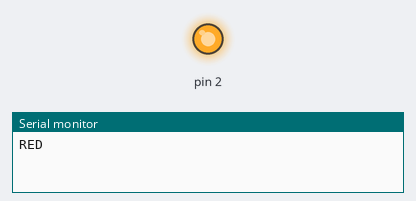
The sketch below on a simulated Arduino Uno, built with avr-gcc and run on an emulated ATmega328P. Parts: output pins drawn as LEDs (lit = HIGH), the last lines printed to the serial monitor. Pins used as bus, display or sensor lines are not drawn.

Above: at 0.2 s.
At 3.5 s:
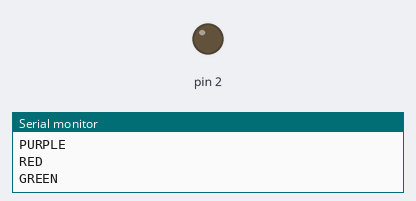
Timing chart, 0 to 5.8 s (numbered marks = the images above):
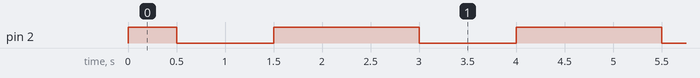

Measured:
- by itself, pin 2: repeats every 2.5 s: LOW 1.0 s, HIGH 1.5 s

The sketch:

hl_x_module_rgb_check.ino
```cpp
// (licence header left out)
// Выводы управления цветовыми каналами
const uint8_t CH_RED_PIN = PC2;
const uint8_t CH_GREEN_PIN = PC1;
const uint8_t CH_BLUE_PIN = PC0;

void setup() {
  // Настройка скорости отладочного порта
  Serial.begin(115200);

  // Настройка выводов цветовых каналов на выход
  pinMode(CH_RED_PIN, OUTPUT);
  pinMode(CH_GREEN_PIN, OUTPUT);
  pinMode(CH_BLUE_PIN, OUTPUT);

  // Принудительное выключение яркости
  setColorRGB(0, 0, 0);
}

void loop() {
  // Перключение цветов светодиода
  setColorRGB(255, 0, 0); // Красный
  Serial.println("RED");
  delay(500);
  setColorRGB(0,  255, 0); // Зеленый
  Serial.println("GREEN");
  delay(500);
  setColorRGB(0, 0, 255); // Синий
  Serial.println("BLUE");
  delay(500);
  setColorRGB(255, 255, 255); // Белый
  Serial.println("WHITE");
  delay(500);
  setColorRGB(170, 0, 255); // Фиолетовый
  Serial.println("PURPLE");
  delay(500);
}

void setColorRGB(uint8_t ch_red_value, uint8_t ch_green_value,  uint8_t ch_blue_value) {
  analogWrite(CH_RED_PIN, ch_red_value);
  analogWrite(CH_GREEN_PIN, ch_green_value);
  analogWrite(CH_BLUE_PIN, ch_blue_value);
}
```
